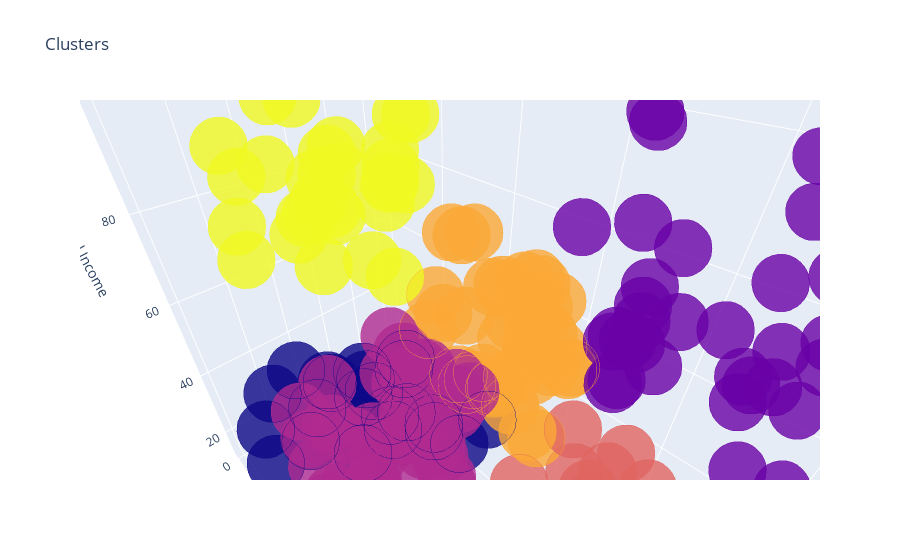

Source (notebook cell):
### Code cell
cd['label3'] =  labels3
trace1 = go.Scatter3d(
    x= cd['Age'],
    y= cd['Spending Score (1-100)'],
    z= cd['Annual Income (k$)'],
    mode='markers',
     marker=dict(
        color = cd['label3'], 
        size= 20,
        line=dict(
            color= cd['label3'],
            width= 12
        ),
        opacity=0.8
     )
)
data = [trace1]
layout = go.Layout(
#     margin=dict(
#         l=0,
#         r=0,
#         b=0,
#         t=0
#     )
    title= 'Clusters',
    scene = dict(
            xaxis = dict(title  = 'Age'),
            yaxis = dict(title  = 'Spending Score'),
            zaxis = dict(title  = 'Annual Income')
        )
)
fig = go.Figure(data=data, layout=layout)
py.offline.iplot(fig)

### Figure 1 — Plotly figure (JSON) as saved in the notebook; plotly's stock layout.template omitted (floating-point values rounded to 4 significant figures; data arrays with more than 128 entries replaced by an {"elided": "..."} marker saying what was removed)
{"data": [{"marker": {"color": {"elided": "200 int values"}, "line": {"color": {"elided": "200 int values"}, "width": 12}, "opacity": 0.8, "size": 20}, "mode": "markers", "type": "scatter3d", "x": {"elided": "200 int values"}, "y": {"elided": "200 int values"}, "z": {"elided": "200 int values"}}], "layout": {"autosize": true, "dragmode": "zoom", "scene": {"aspectmode": "auto", "aspectratio": {"x": 0.6093, "y": 1.148, "z": 1.429}, "camera": {"center": {"x": 0, "y": 0, "z": 0}, "eye": {"x": 0.4382, "y": 0.4382, "z": 0.4382}, "projection": {"type": "perspective"}, "up": {"x": 0, "y": 0, "z": 1}}, "dragmode": "zoom", "xaxis": {"title": {"text": "Age"}, "type": "linear"}, "yaxis": {"title": {"text": "Spending Score"}, "type": "linear"}, "zaxis": {"title": {"text": "Annual Income"}, "type": "linear"}}, "title": {"text": "Clusters"}}}
